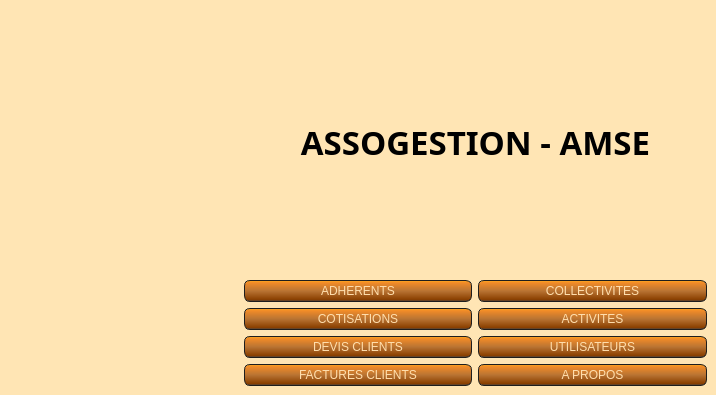
<?xml version="1.0" encoding="UTF-8"?>
<ui version="4.0">
 <class>Accueil</class>
 <widget class="QMainWindow" name="Accueil">
  <property name="geometry">
   <rect>
    <x>0</x>
    <y>0</y>
    <width>716</width>
    <height>395</height>
   </rect>
  </property>
  <property name="font">
   <font>
    <family>Calibri</family>
    <pointsize>1</pointsize>
    <weight>50</weight>
    <bold>false</bold>
   </font>
  </property>
  <property name="windowTitle">
   <string>AssoGestion - Accueil - AMSE</string>
  </property>
  <property name="styleSheet">
   <string notr="true">QWidget
{
    background-color: #FFE5B4;
}
QLineEdit
{
    background-color: QLinearGradient( x1: 0, y1: 0, x2: 0, y2: 1, stop: 0 #FFDEAD, stop: 0.1 #FAD5A5, stop: 0.5 #F4BB44, stop: 0.9 #FFAC1C, stop: 1 #E49B0F);
    padding: 1px;
    border-style: solid;
    border: 1px solid #1e1e1e;
    border-radius: 5;
}

QPushButton
{
    color: #FFDEAD;
    background-color: QLinearGradient( x1: 0, y1: 0, x2: 0, y2: 1, stop: 0 #FFAC1C, stop: 0.1 #F28C28, stop: 0.5 #B87333, stop: 0.9 #8B4000, stop: 1 #464646);
    border-width: 1px;
    border-color: #1e1e1e;
    border-style: solid;
    border-radius: 6;
    padding: 3px;
    font-size: 12px;
    padding-left: 5px;
    padding-right: 5px;
    min-width: 40px;
}

QPushButton:pressed
{
    background-color: QLinearGradient( x1: 0, y1: 0, x2: 0, y2: 1, stop: 0 #2d2d2d, stop: 0.1 #2b2b2b, stop: 0.5 #292929, stop: 0.9 #282828, stop: 1 #252525);
}

QComboBox
{
	color: #FFDEAD;
    selection-background-color: #FFDEAD;
    background-color: QLinearGradient( x1: 0, y1: 0, x2: 0, y2: 1, stop: 0 #FFAC1C, stop: 0.1 #F28C28, stop: 0.5 #B87333, stop: 0.9 #8B4000, stop: 1 #464646);
    border-style: solid;
    border: 1px solid #1e1e1e;
    border-radius: 5;
}

QComboBox:hover,QPushButton:hover
{
    border: 2px solid QLinearGradient( x1: 0, y1: 0, x2: 0, y2: 1, stop: 0 #FFAC1C, stop: 1 #F28C28);
}


QComboBox:on
{
    padding-top: 3px;
    padding-left: 4px;
    background-color: QLinearGradient( x1: 0, y1: 0, x2: 0, y2: 1, stop: 0 #2d2d2d, stop: 0.1 #2b2b2b, stop: 0.5 #292929, stop: 0.9 #282828, stop: 1 #252525);
    selection-background-color: #ffaa00;
}

QComboBox QAbstractItemView
{
    border: 2px solid darkgray;
    selection-background-color: QLinearGradient( x1: 0, y1: 0, x2: 0, y2: 1, stop: 0 #ffa02f, stop: 1 #d7801a);
}

QComboBox::drop-down
{
     subcontrol-origin: padding;
     subcontrol-position: top right;
     width: 15px;

     border-left-width: 0px;
     border-left-color: darkgray;
     border-left-style: solid; /* just a single line */
     border-top-right-radius: 3px; /* same radius as the QComboBox */
     border-bottom-right-radius: 3px;
 }


QScrollBar:horizontal {
     border: 1px solid #222222;
     background: QLinearGradient( x1: 0, y1: 0, x2: 0, y2: 1, stop: 0.0 #121212, stop: 0.2 #282828, stop: 1 #484848);
     height: 7px;
     margin: 0px 16px 0 16px;
}

QScrollBar::handle:horizontal
{
      background: QLinearGradient( x1: 0, y1: 0, x2: 1, y2: 0, stop: 0 #ffa02f, stop: 0.5 #d7801a, stop: 1 #ffa02f);
      min-height: 20px;
      border-radius: 2px;
}

QScrollBar::add-line:horizontal {
      border: 1px solid #1b1b19;
      border-radius: 2px;
      background: QLinearGradient( x1: 0, y1: 0, x2: 1, y2: 0, stop: 0 #ffa02f, stop: 1 #d7801a);
      width: 14px;
      subcontrol-position: right;
      subcontrol-origin: margin;
}

QScrollBar::sub-line:horizontal {
      border: 1px solid #1b1b19;
      border-radius: 2px;
      background: QLinearGradient( x1: 0, y1: 0, x2: 1, y2: 0, stop: 0 #ffa02f, stop: 1 #d7801a);
      width: 14px;
     subcontrol-position: left;
     subcontrol-origin: margin;
}

QScrollBar::right-arrow:horizontal, QScrollBar::left-arrow:horizontal
{
      border: 1px solid black;
      width: 1px;
      height: 1px;
      background: white;
}

QScrollBar::add-page:horizontal, QScrollBar::sub-page:horizontal
{
      background: none;
}

QScrollBar:vertical
{
      background: QLinearGradient( x1: 0, y1: 0, x2: 1, y2: 0, stop: 0.0 #121212, stop: 0.2 #282828, stop: 1 #484848);
      width: 7px;
      margin: 16px 0 16px 0;
      border: 1px solid #222222;
}

QScrollBar::handle:vertical
{
      background: QLinearGradient( x1: 0, y1: 0, x2: 0, y2: 1, stop: 0 #ffa02f, stop: 0.5 #d7801a, stop: 1 #ffa02f);
      min-height: 20px;
      border-radius: 2px;
}

QScrollBar::add-line:vertical
{
      border: 1px solid #1b1b19;
      border-radius: 2px;
      background: QLinearGradient( x1: 0, y1: 0, x2: 0, y2: 1, stop: 0 #ffa02f, stop: 1 #d7801a);
      height: 14px;
      subcontrol-position: bottom;
      subcontrol-origin: margin;
}

QScrollBar::sub-line:vertical
{
      border: 1px solid #1b1b19;
      border-radius: 2px;
      background: QLinearGradient( x1: 0, y1: 0, x2: 0, y2: 1, stop: 0 #d7801a, stop: 1 #ffa02f);
      height: 14px;
      subcontrol-position: top;
      subcontrol-origin: margin;
}

QScrollBar::up-arrow:vertical, QScrollBar::down-arrow:vertical
{
      border: 1px solid black;
      width: 1px;
      height: 1px;
      background: white;
}


QScrollBar::add-page:vertical, QScrollBar::sub-page:vertical
{
      background: none;
}

QHeaderView::section:horizontal
{
    background-color: QLinearGradient( x1: 0, y1: 0, x2: 0, y2: 1, stop: 0 #FFAC1C, stop: 0.1 #F28C28, stop: 0.5 #B87333, stop: 0.9 #8B4000, stop: 1 #464646);
    color: #FFDEAD;;
    padding-left: 4px;
    border: 1px solid #6c6c6c;
}
QHeaderView::section:vertical
{
    background-color: QLinearGradient( x1: 0, y1: 0, x2: 0, y2: 1, stop: 0 #FFAC1C, stop: 0.1 #F28C28, stop: 0.5 #B87333, stop: 0.9 #8B4000, stop: 1 #464646);
    color: #FFDEAD;;
    padding-left: 4px;
    border: 1px solid #6c6c6c;
}
QTableWidget QTableCornerButton::section {
    background-color: QLinearGradient( x1: 0, y1: 0, x2: 0, y2: 1, stop: 0 #FFAC1C, stop: 0.1 #F28C28, stop: 0.5 #B87333, stop: 0.9 #8B4000, stop: 1 #464646);
}
QTableWidget::item:selected{ background-color: QLinearGradient( x1: 0, y1: 0, x2: 0, y2: 1, stop: 0 #FFDEAD, stop: 0.1 #FAD5A5, stop: 0.5 #F4BB44, stop: 0.9 #FFAC1C, stop: 1 #E49B0F); }

QDateEdit
{
border : 2px solid #E49B0F;
background-color : QLinearGradient( x1: 0, y1: 0, x2: 0, y2: 1, stop: 0 #FFDEAD, stop: 0.1 #FAD5A5, stop: 0.5 #F4BB44, stop: 0.9 #FFAC1C, stop: 1 #E49B0F);;
padding : 5px;
}
QDateEdit::up-arraow
{
border : 2px solid black;
background-color : lightgreen;

}
QDateEdit::down-arrow
{
background-color : #E49B0F;
}

QTabWidget::tab-bar {
   border: 1px solid #E49B0F;
}

QTabBar::tab {
  background: #8B4000;
  color: white;
  padding: 10px;
 }

 QTabBar::tab:selected {
  background: #E49B0F;
 }

QTabWidget::pane { 
   border: none;
}</string>
  </property>
  <property name="tabShape">
   <enum>QTabWidget::Rounded</enum>
  </property>
  <widget class="QWidget" name="centralwidget">
   <property name="font">
    <font>
     <weight>50</weight>
     <bold>false</bold>
    </font>
   </property>
   <layout class="QGridLayout" name="gridLayout">
    <item row="6" column="2">
     <widget class="QPushButton" name="button_gest_user">
      <property name="enabled">
       <bool>true</bool>
      </property>
      <property name="font">
       <font>
        <pointsize>-1</pointsize>
       </font>
      </property>
      <property name="text">
       <string>UTILISATEURS</string>
      </property>
     </widget>
    </item>
    <item row="1" column="2">
     <widget class="QPushButton" name="button_collectivite">
      <property name="text">
       <string>COLLECTIVITES</string>
      </property>
     </widget>
    </item>
    <item row="3" column="1">
     <widget class="QPushButton" name="button_cotisation_dons">
      <property name="font">
       <font>
        <pointsize>-1</pointsize>
       </font>
      </property>
      <property name="text">
       <string>COTISATIONS</string>
      </property>
     </widget>
    </item>
    <item row="7" column="2">
     <widget class="QPushButton" name="button_about">
      <property name="enabled">
       <bool>true</bool>
      </property>
      <property name="font">
       <font>
        <pointsize>-1</pointsize>
       </font>
      </property>
      <property name="text">
       <string>A PROPOS</string>
      </property>
     </widget>
    </item>
    <item row="1" column="1">
     <widget class="QPushButton" name="button_adherents">
      <property name="font">
       <font>
        <pointsize>-1</pointsize>
       </font>
      </property>
      <property name="text">
       <string>ADHERENTS</string>
      </property>
     </widget>
    </item>
    <item row="0" column="1" colspan="2">
     <widget class="QLabel" name="label">
      <property name="font">
       <font>
        <family>Century Gothic</family>
        <pointsize>25</pointsize>
        <weight>75</weight>
        <bold>true</bold>
       </font>
      </property>
      <property name="text">
       <string>ASSOGESTION - AMSE</string>
      </property>
      <property name="alignment">
       <set>Qt::AlignCenter</set>
      </property>
     </widget>
    </item>
    <item row="3" column="2">
     <widget class="QPushButton" name="button_activite">
      <property name="font">
       <font>
        <pointsize>-1</pointsize>
       </font>
      </property>
      <property name="mouseTracking">
       <bool>false</bool>
      </property>
      <property name="text">
       <string>ACTIVITES</string>
      </property>
     </widget>
    </item>
    <item row="6" column="1">
     <widget class="QPushButton" name="button_gestion_devis">
      <property name="font">
       <font>
        <pointsize>-1</pointsize>
       </font>
      </property>
      <property name="text">
       <string>DEVIS CLIENTS</string>
      </property>
     </widget>
    </item>
    <item row="0" column="0">
     <widget class="QLabel" name="label_logo">
      <property name="text">
       <string/>
      </property>
     </widget>
    </item>
    <item row="7" column="1">
     <widget class="QPushButton" name="button_gestion_facture">
      <property name="text">
       <string>FACTURES CLIENTS</string>
      </property>
     </widget>
    </item>
   </layout>
  </widget>
  <action name="actionInformations">
   <property name="icon">
    <iconset>
     <normaloff>:/images/image/comment-info.png</normaloff>:/images/image/comment-info.png</iconset>
   </property>
   <property name="text">
    <string>Informations sociétés</string>
   </property>
  </action>
  <action name="actionNumerotation">
   <property name="text">
    <string>Numérotation document</string>
   </property>
  </action>
  <action name="actionGestion_des_exercices">
   <property name="text">
    <string>Gestion des exercices</string>
   </property>
  </action>
  <action name="actionListe_produits">
   <property name="text">
    <string>Liste produits</string>
   </property>
  </action>
  <action name="actionAjouter_un_produit">
   <property name="text">
    <string>Ajouter un produit</string>
   </property>
  </action>
  <action name="actionListe_clients">
   <property name="text">
    <string>Liste clients</string>
   </property>
  </action>
  <action name="actionAjouter_un_client">
   <property name="text">
    <string>Ajouter un client</string>
   </property>
  </action>
  <action name="actionListe_des_fournisseurs">
   <property name="text">
    <string>Liste des fournisseurs</string>
   </property>
  </action>
  <action name="actionAjouter_un_fournisseur">
   <property name="text">
    <string>Ajouter un fournisseur</string>
   </property>
  </action>
  <action name="actionTarifs">
   <property name="text">
    <string>Tarifs</string>
   </property>
  </action>
  <action name="action_mode_reg">
   <property name="text">
    <string>Mode de réglement</string>
   </property>
  </action>
  <action name="actionCivilites">
   <property name="text">
    <string>Civilites</string>
   </property>
  </action>
  <action name="actionConditions_de_paiement">
   <property name="text">
    <string>Conditions de paiement</string>
   </property>
  </action>
 </widget>
 <resources/>
 <connections/>
</ui>
